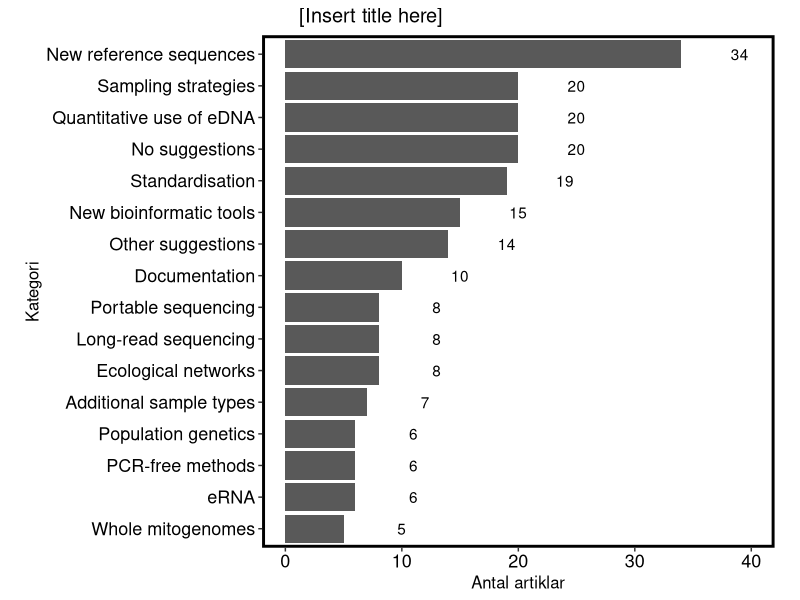

The R script that drew this image:
#!/usr/bin/env Rscript

library(ggplot2)
library(cowplot)

infile <- read.csv("RecommendationCategories.tsv", header=T, sep="\t")

png("Förslag.png")
ggplot(infile, aes(x=reorder(Category, NumberOfPapers), y=NumberOfPapers)) +
	geom_col() + coord_flip() +
	geom_text(aes(label=NumberOfPapers), nudge_y = 5) +
	labs(x = "Kategori", y="Antal artiklar",
		title = "[Insert title here]") +
	background_grid(major = "none", minor = "none") +
	scale_y_continuous(breaks=seq(0,40,10), limits=c(0,40)) +
	panel_border(colour = "black", size = 2) +
	theme(plot.title = element_text(hjust = 0.1)) +
	theme(panel.spacing = unit(0.1, "lines")) +
	theme(legend.title=element_blank()) +
	theme(text=(element_text(size=12))) +
	theme(axis.text=(element_text(size=13, colour = "Black"))) +
	theme(panel.background = element_blank()) +
	theme(legend.key = element_blank()) +
	theme(legend.text = element_text(face = "italic")) +
	theme(aspect.ratio=1)
dev.off()
